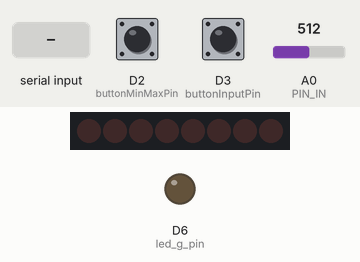
Simulated run of this sketch. Board: Arduino Zero (SAMD21). Shown: 8 shift-register outputs drawn as a row of LEDs (first output left, lit = HIGH), output pins drawn as LEDs (lit = HIGH). Wiring (inferred from the names in the program): shift register (74HC595): data D7; shift clock D8. Wiring (inferred from the signals the program sends): row of LEDs: on Q0, Q1, Q2, Q3, Q4, Q5, Q6, Q7. Dashed ring = blinking. The test bench sets the inputs (shaded band); at power-on: D2 (buttonMinMaxPin) HIGH, D3 (buttonInputPin) HIGH, A0 (PIN_IN) = 512. Pins used as bus, display or sensor lines are not drawn; what the sketch prints to the serial monitor is not drawn.

Above: at 0.8 s.
0.9 s: "jmp 0\n" received over Serial
At 1.2 s:
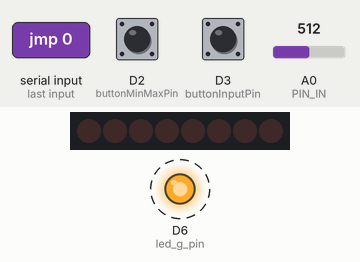
3.9 s: D2 (buttonMinMaxPin) pulled LOW for 0.15 s
6.9 s: D2 (buttonMinMaxPin) pulled LOW for 1 s
At 7.11 s:
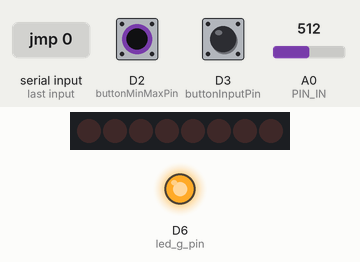
Timing chart, 0 to 14.0 s (numbered marks = the images above; inputs shaded):
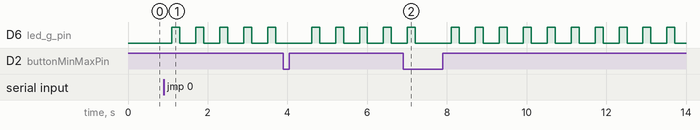

Measured:
- after the input at 0.9 s, D6 (led_g_pin): alternates HIGH for 0.20 s and LOW for 0.40 s, starting after 0.20 s

The sketch:

scanner_ver3.ino
```cpp
#include <Arduino.h>
#include "model_parameters.h"

// PythonのColorNetと同じ構成: RGB 3 → 40 → 40 → RGB 3
#define INPUT_SIZE 3
#define HIDDEN_SIZE1 40
#define HIDDEN_SIZE2 40
#define OUTPUT_SIZE 3

static_assert(sizeof(weight_1) / sizeof(weight_1[0]) == HIDDEN_SIZE1 * INPUT_SIZE,
              "weight_1 size mismatch");
static_assert(sizeof(bias_1) / sizeof(bias_1[0]) == HIDDEN_SIZE1,
              "bias_1 size mismatch");
static_assert(sizeof(weight_2) / sizeof(weight_2[0]) == HIDDEN_SIZE2 * HIDDEN_SIZE1,
              "weight_2 size mismatch");
static_assert(sizeof(bias_2) / sizeof(bias_2[0]) == HIDDEN_SIZE2,
              "bias_2 size mismatch");
static_assert(sizeof(weight_3) / sizeof(weight_3[0]) == OUTPUT_SIZE * HIDDEN_SIZE2,
              "weight_3 size mismatch");
static_assert(sizeof(bias_3) / sizeof(bias_3[0]) == OUTPUT_SIZE,
              "bias_3 size mismatch");

float relu(float x) {
    return (x > 0.0f) ? x : 0.0f;
}

// 入出力はR, G, Bの順。入力は0.0～1.0、出力は後段で0～255に変換する。
void predict(const float input[INPUT_SIZE], float output[OUTPUT_SIZE]) {
    float layer1[HIDDEN_SIZE1] = {0};
    float layer2[HIDDEN_SIZE2] = {0};

    // Layer 1: Linear(3, 40) + ReLU
    for (int i = 0; i < HIDDEN_SIZE1; ++i) {
        layer1[i] = bias_1[i];
        for (int j = 0; j < INPUT_SIZE; ++j) {
            layer1[i] += weight_1[i * INPUT_SIZE + j] * input[j];
        }
        layer1[i] = relu(layer1[i]);
    }

    // Layer 2: Linear(40, 40) + ReLU
    for (int i = 0; i < HIDDEN_SIZE2; ++i) {
        layer2[i] = bias_2[i];
        for (int j = 0; j < HIDDEN_SIZE1; ++j) {
            layer2[i] += weight_2[i * HIDDEN_SIZE1 + j] * layer1[j];
        }
        layer2[i] = relu(layer2[i]);
    }

    // Layer 3: Linear(40, 3)。Pythonの出力層と同じくReLUは使わない。
    for (int i = 0; i < OUTPUT_SIZE; ++i) {
        output[i] = bias_3[i];
        for (int j = 0; j < HIDDEN_SIZE2; ++j) {
            output[i] += weight_3[i * HIDDEN_SIZE2 + j] * layer2[j];
        }
    }
}

// RGB点灯遅延
#define RgbFlashDelay 200

// ピン割り当て
#define PIN_IN A0
#define led_r_pin 8
#define led_g_pin 6
#define led_b_pin 7
#define buttonInputPin 3
#define buttonMinMaxPin 2

// ボタン押下を検知する変数 (余計な最適化を防ぐため、volatile宣言をしている)
volatile bool buttonInputPressed = false;
volatile bool buttonMinMaxPressed = false;

// RGB読み取り用変数
float r=0, g=0, b=0;
float r_max=512, g_max=512, b_max=512;
float r_min=0, g_min=0, b_min=0;

float rgb[3]{0, 0, 0};
float RGBInput[3]{0, 0, 0};
float RGBOutput[3]{0, 0, 0};

// RGBデータメモリ
int N, M;
float **array;
int n=0, m=0;

int pushed = 0;

void buttonInput() {
    buttonInputPressed = true;
}

// /*
void buttonMinMax() {
    buttonMinMaxPressed = true;
}
// */

float **allocateArray(int N, int M) {
    float **array = (float **)malloc(N * sizeof(float *)); // 行ポインタの確保
    if (array == NULL) {
        Serial.println("メモリ確保失敗");
        return NULL;
    }

    for (int i = 0; i < N; i++) {
        array[i] = (float *)malloc(M * sizeof(float)); // 各行のメモリ確保
        if (array[i] == NULL) {
            Serial.println("メモリ確保失敗（部分的）");
            // 確保済みのメモリを解放して終了
            for (int j = 0; j < i; j++) {
                free(array[j]);
            }
            free(array);
            return NULL;
        }
    }
    return array;
}

void read(){
    for(int count = 0 ; count < 3 ; count++){
        if(count == 0){
            analogWrite(led_r_pin, 255);
            analogWrite(led_g_pin,   0);
            analogWrite(led_b_pin,   0);
            delay(RgbFlashDelay);
            rgb[0] = analogRead(PIN_IN);
        }else if(count == 1){
            analogWrite(led_r_pin,   0);
            analogWrite(led_g_pin, 255);
            analogWrite(led_b_pin,   0);
            delay(RgbFlashDelay);
            rgb[1] = analogRead(PIN_IN);
        }else{
            analogWrite(led_r_pin,   0);
            analogWrite(led_g_pin,   0);
            analogWrite(led_b_pin, 255);
            delay(RgbFlashDelay);
            rgb[2] = analogRead(PIN_IN);
        }
    }
    analogWrite(led_r_pin, 0);
    analogWrite(led_g_pin, 0);
    analogWrite(led_b_pin, 0);
}


// Arduino's analog input detects 0-5V with 10-bit values
// https://deviceplus.jp/arduino/arduino_f07/
void readAndProcess(){
    read();
    RGBInput[0] = (float(rgb[0])-r_min)/r_max;
    RGBInput[1] = (float(rgb[1])-g_min)/g_max;
    RGBInput[2] = (float(rgb[2])-b_min)/b_max;

    // 学習データと同じ0.0～1.0の範囲にそろえる。
    for (int channel = 0; channel < INPUT_SIZE; ++channel) {
        RGBInput[channel] = constrain(RGBInput[channel], 0.0f, 1.0f);
    }

    // Monitoring read value
    Serial.print("Measured B, R, G: ");
    Serial.println(String(RGBInput[2])+","+String(RGBInput[0])+","+String(RGBInput[1]));

    // 学習済みニューラルネットでRGBを補正する。
    predict(RGBInput, RGBOutput);

    // 0-255でクリッピング
    RGBOutput[0] = min(max(RGBOutput[0]*255, 0), 255);
    RGBOutput[1] = min(max(RGBOutput[1]*255, 0), 255);
    RGBOutput[2] = min(max(RGBOutput[2]*255, 0), 255);

    Serial.print("Predicted B, R, G: ");
    Serial.println("Blue:"+String((int)RGBOutput[2]) + ", Red:"+String((int)RGBOutput[0]) + ", Green:"+ String((int)RGBOutput[1]));
    Serial.println("Red:"+String(RGBInput[0]) + ", Green:"+ String(RGBInput[1]) + ", Blue:"+String(RGBInput[2]));
}

// このリセットコードは旧版Arduino用、Arduino UNO R4 WiFiでは不要
// void softwareReset() {
//     asm volatile ("jmp 0");  // プログラムカウンタをリセット
// }


void setup() {
  // put your setup code here, to run once:
    Serial.begin(9600);
    pinMode(led_r_pin, OUTPUT);
    pinMode(led_g_pin, OUTPUT);
    pinMode(led_b_pin, OUTPUT);
    analogWrite(led_r_pin, 0);
    analogWrite(led_b_pin, 0);
    analogWrite(led_g_pin, 0);

    pinMode(buttonInputPin, INPUT_PULLUP);
    pinMode(buttonMinMaxPin, INPUT_PULLUP);

    attachInterrupt(digitalPinToInterrupt(buttonInputPin), buttonInput, FALLING);
    attachInterrupt(digitalPinToInterrupt(buttonMinMaxPin), buttonMinMax, FALLING);

    Serial.println("画像の Height（行数）を入力してください: ");
    while (Serial.available() == 0) {
        // 何もせずに待機
    }
    N = Serial.parseInt();
    M = N*3; // RGBの値を入れるために3倍しておく
    Serial.println("Height: " + String(N));
    Serial.println("Width: " + String((int)(M/3)));
    array = allocateArray(N, M);

    if (array == NULL) {
        Serial.println("配列の確保に失敗");
        return;
    }

    // 配列を初期化
    for (int i = 0; i < N; i++) {
        for (int j = 0; j < M; j++) {
            array[i][j] = 0;
        }
    }
}

void loop() {
  // put your main code here, to run repeatedly:
    readAndProcess();

    if (buttonInputPressed) {
        array[n][m]   = RGBOutput[0];
        array[n][m+1] = RGBOutput[1];
        array[n][m+2] = RGBOutput[2];

        Serial.println(String(n)+" 行目 "+String((int)(m/3))+" 列目 の画素を読み込みました。");

        if((m+=3)>=M){
            m = 0 ;
            if((n+=1)>=N){
                n = 0;
                Serial.println("画像の読み取りが完了しました。");
                Serial.println("以下のテキストを画像ファイル（.ppm）に貼り付けてください。");
                Serial.println("--------------------------------------------------");
                Serial.println("P3");
                Serial.println(String(N)+" "+String((int)(M/3)));
                Serial.println("255");
                for (int i = 0; i < N; i++) {
                    for (int j = 0; j < M; j++) {
                        Serial.print((int)array[i][j]);
                        Serial.print(" ");
                    }
                    Serial.println();
                }
                Serial.println("--------------------------------------------------");
                Serial.println();
                delay(500);
                // softwareReset();
                NVIC_SystemReset();
            }
        }
        buttonInputPressed = false;
    }

    if (buttonMinMaxPressed) {
        if(pushed%2==0){
            r_min=rgb[0], g_min=rgb[1], b_min=rgb[2];
            Serial.println("最小値が更新されました："+String(b_min)+","+String(r_min)+","+String(g_min));
        }
        else{
            r_max=rgb[0]-r_min, g_max=rgb[1]-g_min, b_max=rgb[2]-b_min;
            Serial.println("最大値が更新されました："+String(b_max)+","+String(r_max)+","+String(g_max));
        }
        buttonMinMaxPressed = false;  // フラグをリセット
        pushed++;
        delay(500);
    }

}
```

Source omitted: model_parameters.h (27860 bytes)
